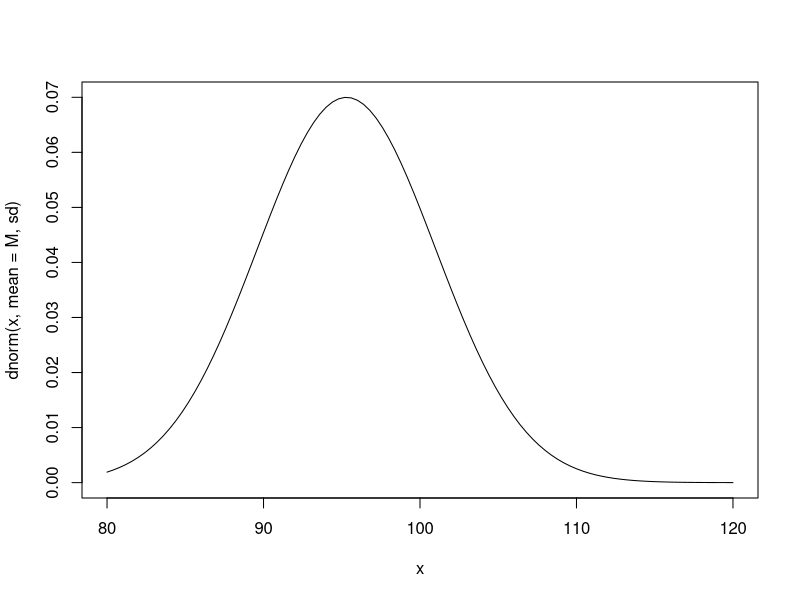
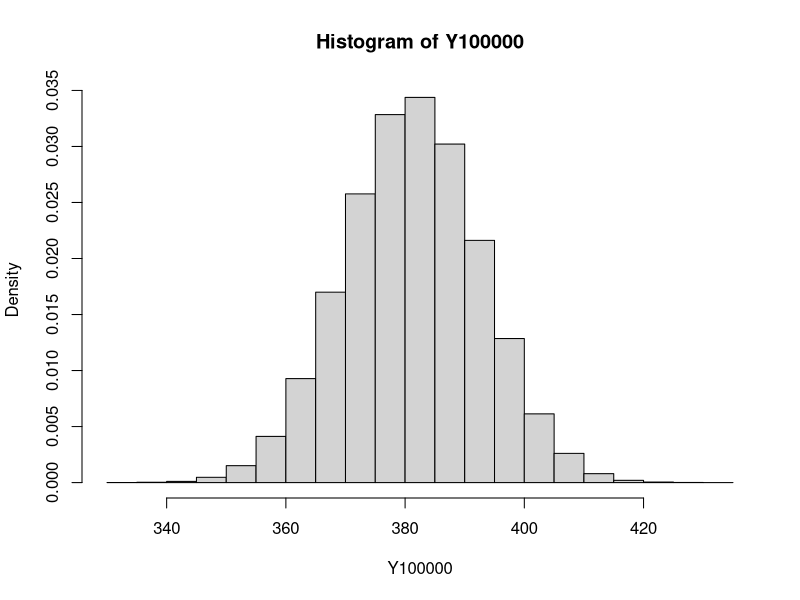
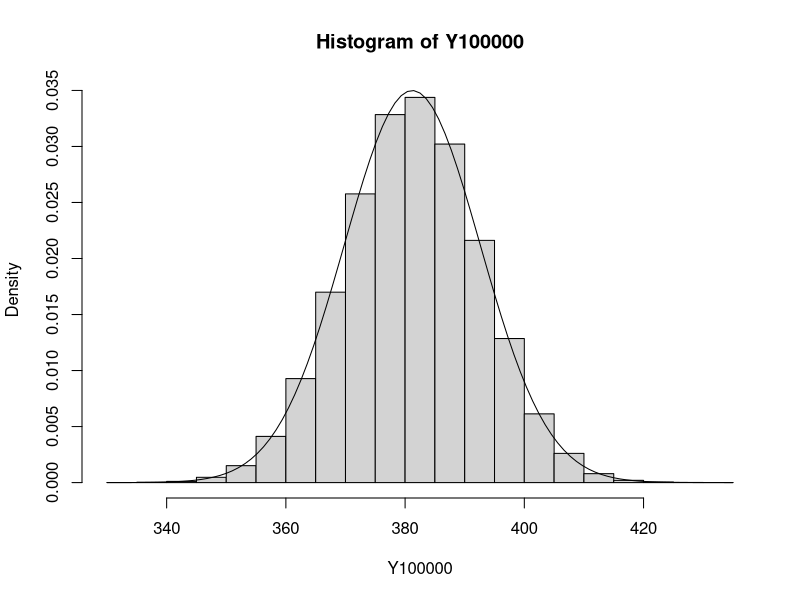
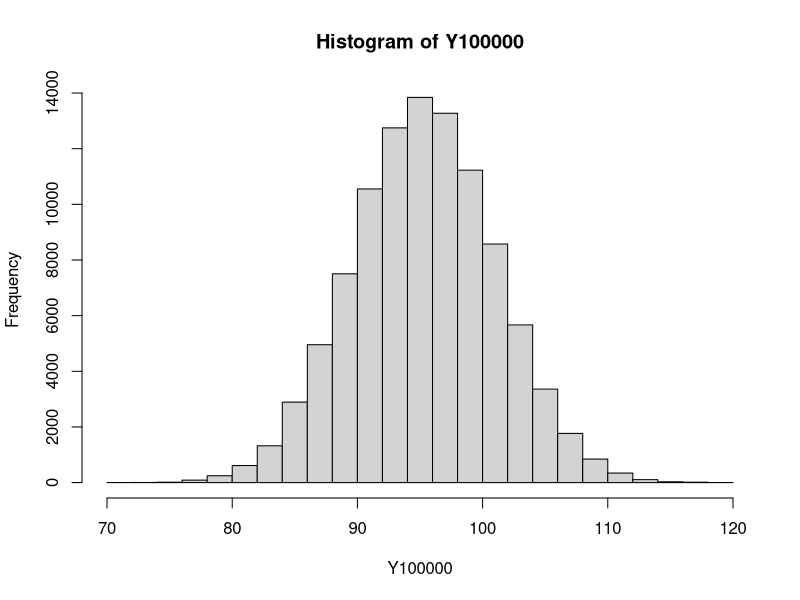
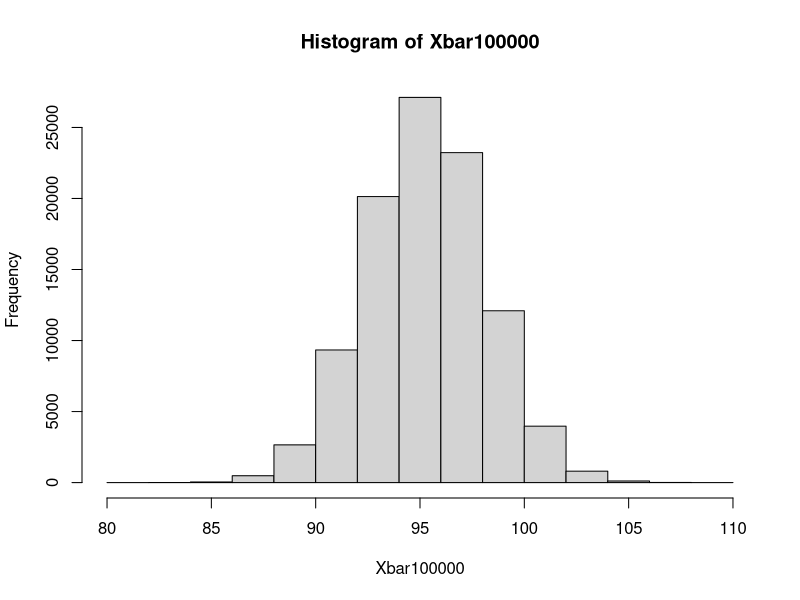

These figures' R source, in order:
M<-95.3
sd<-5.7

#poblacion

curve(dnorm(x,mean=M,sd), xlim=c(80,120)) #density

set.seed(123)
rnorm(4, M, sd) #muestra aleatoria tamaño 4

rnorm(1,M,sd)
pnorm(90,M,sd)

#a
Y<-function(i)(sum(rnorm(4, M, sd)))
Y100000<-sapply(1:100000,Y)
mean(Y100000)
var(Y100000)
hist(Y100000, freq=FALSE)
  #en teoria
    #media suma muestral
    4*M
    #varianza suma muestral
    4*sd^2
    
hist(Y100000, freq=FALSE)
curve(dnorm(x,mean=4*M,sqrt(4*sd^2)), add=TRUE)

#b
Y<-function(i)(sum(rnorm(100, M, sd)))
Y100000<-sapply(1:100000,Y)
var(Y100000)
  #en teoria
  100*sd^2

#c
  #P(X>103)
1-pnorm(103,M,sd)
Y<-function(i)(sum(rnorm(1, M, sd)))
Y100000<-sapply(1:100000,Y)
hist(Y100000)

mean(Y100000>103)

#d
Xbar<-function(i)(mean(rnorm(4, M, sd)))
Xbar100000<-sapply(1:100000,Xbar)
hist(Xbar100000)

mean(Xbar100000<98)
pnorm(98,M,sd/sqrt(4))

#e  más grande que 32kg (error del enunciado)
ssq<-function(i)(var(rnorm(100, M, sd)))
ssq100000<-sapply(1:100000,ssq)
mean(ssq100000>32)

1-pchisq((100-1)*32/sd^2,100-1)